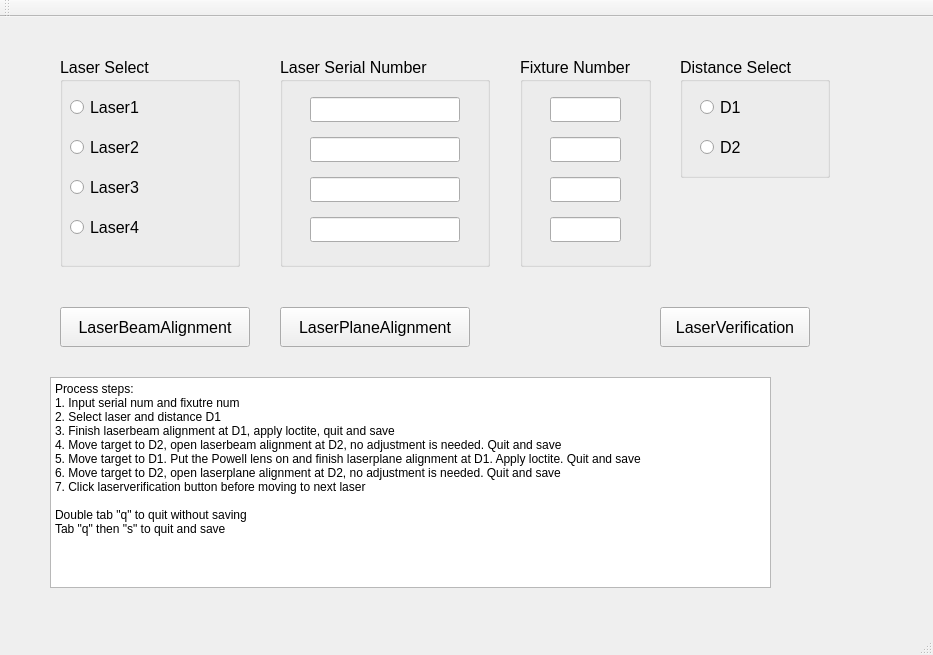
<?xml version="1.0" encoding="UTF-8"?>
<ui version="4.0">
 <class>MainWindow</class>
 <widget class="QMainWindow" name="MainWindow">
  <property name="geometry">
   <rect>
    <x>0</x>
    <y>0</y>
    <width>933</width>
    <height>655</height>
   </rect>
  </property>
  <property name="windowTitle">
   <string>MainWindow</string>
  </property>
  <widget class="QWidget" name="centralWidget">
   <widget class="QGroupBox" name="groupBox_Laser">
    <property name="geometry">
     <rect>
      <x>60</x>
      <y>40</y>
      <width>180</width>
      <height>210</height>
     </rect>
    </property>
    <property name="font">
     <font>
      <pointsize>12</pointsize>
     </font>
    </property>
    <property name="title">
     <string>Laser Select</string>
    </property>
    <widget class="QRadioButton" name="radioButton_L1">
     <property name="geometry">
      <rect>
       <x>10</x>
       <y>40</y>
       <width>100</width>
       <height>21</height>
      </rect>
     </property>
     <property name="text">
      <string>Laser1</string>
     </property>
    </widget>
    <widget class="QRadioButton" name="radioButton_L2">
     <property name="geometry">
      <rect>
       <x>10</x>
       <y>80</y>
       <width>100</width>
       <height>21</height>
      </rect>
     </property>
     <property name="text">
      <string>Laser2</string>
     </property>
    </widget>
    <widget class="QRadioButton" name="radioButton_L3">
     <property name="geometry">
      <rect>
       <x>10</x>
       <y>120</y>
       <width>100</width>
       <height>21</height>
      </rect>
     </property>
     <property name="text">
      <string>Laser3</string>
     </property>
    </widget>
    <widget class="QRadioButton" name="radioButton_L4">
     <property name="geometry">
      <rect>
       <x>10</x>
       <y>160</y>
       <width>100</width>
       <height>21</height>
      </rect>
     </property>
     <property name="text">
      <string>Laser4</string>
     </property>
    </widget>
   </widget>
   <widget class="QGroupBox" name="groupBox_SerialNum">
    <property name="geometry">
     <rect>
      <x>280</x>
      <y>40</y>
      <width>210</width>
      <height>210</height>
     </rect>
    </property>
    <property name="font">
     <font>
      <pointsize>12</pointsize>
     </font>
    </property>
    <property name="title">
     <string>Laser Serial Number</string>
    </property>
    <widget class="QLineEdit" name="lineEdit_L4">
     <property name="geometry">
      <rect>
       <x>30</x>
       <y>160</y>
       <width>150</width>
       <height>25</height>
      </rect>
     </property>
    </widget>
    <widget class="QLineEdit" name="lineEdit_L3">
     <property name="geometry">
      <rect>
       <x>30</x>
       <y>120</y>
       <width>150</width>
       <height>25</height>
      </rect>
     </property>
    </widget>
    <widget class="QLineEdit" name="lineEdit_L2">
     <property name="geometry">
      <rect>
       <x>30</x>
       <y>80</y>
       <width>150</width>
       <height>25</height>
      </rect>
     </property>
    </widget>
    <widget class="QLineEdit" name="lineEdit_L1">
     <property name="geometry">
      <rect>
       <x>30</x>
       <y>40</y>
       <width>150</width>
       <height>25</height>
      </rect>
     </property>
    </widget>
   </widget>
   <widget class="QGroupBox" name="groupBox_SerialNum_2">
    <property name="geometry">
     <rect>
      <x>520</x>
      <y>40</y>
      <width>131</width>
      <height>210</height>
     </rect>
    </property>
    <property name="font">
     <font>
      <pointsize>12</pointsize>
     </font>
    </property>
    <property name="title">
     <string>Fixture Number</string>
    </property>
    <widget class="QLineEdit" name="lineEdit_F4">
     <property name="geometry">
      <rect>
       <x>30</x>
       <y>160</y>
       <width>71</width>
       <height>25</height>
      </rect>
     </property>
    </widget>
    <widget class="QLineEdit" name="lineEdit_F3">
     <property name="geometry">
      <rect>
       <x>30</x>
       <y>120</y>
       <width>71</width>
       <height>25</height>
      </rect>
     </property>
    </widget>
    <widget class="QLineEdit" name="lineEdit_F2">
     <property name="geometry">
      <rect>
       <x>30</x>
       <y>80</y>
       <width>71</width>
       <height>25</height>
      </rect>
     </property>
    </widget>
    <widget class="QLineEdit" name="lineEdit_F1">
     <property name="geometry">
      <rect>
       <x>30</x>
       <y>40</y>
       <width>71</width>
       <height>25</height>
      </rect>
     </property>
    </widget>
   </widget>
   <widget class="QGroupBox" name="groupBox_Distance">
    <property name="geometry">
     <rect>
      <x>680</x>
      <y>40</y>
      <width>150</width>
      <height>121</height>
     </rect>
    </property>
    <property name="font">
     <font>
      <pointsize>12</pointsize>
     </font>
    </property>
    <property name="title">
     <string>Distance Select</string>
    </property>
    <widget class="QRadioButton" name="radioButton_D1">
     <property name="geometry">
      <rect>
       <x>20</x>
       <y>40</y>
       <width>100</width>
       <height>21</height>
      </rect>
     </property>
     <property name="text">
      <string>D1</string>
     </property>
    </widget>
    <widget class="QRadioButton" name="radioButton_D2">
     <property name="geometry">
      <rect>
       <x>20</x>
       <y>80</y>
       <width>100</width>
       <height>21</height>
      </rect>
     </property>
     <property name="text">
      <string>D2</string>
     </property>
    </widget>
   </widget>
   <widget class="QPushButton" name="pushButton_LaserBeam">
    <property name="geometry">
     <rect>
      <x>60</x>
      <y>290</y>
      <width>190</width>
      <height>40</height>
     </rect>
    </property>
    <property name="font">
     <font>
      <pointsize>12</pointsize>
     </font>
    </property>
    <property name="text">
     <string>LaserBeamAlignment</string>
    </property>
   </widget>
   <widget class="QPushButton" name="pushButton_LaserPlane">
    <property name="geometry">
     <rect>
      <x>280</x>
      <y>290</y>
      <width>190</width>
      <height>40</height>
     </rect>
    </property>
    <property name="font">
     <font>
      <pointsize>12</pointsize>
     </font>
    </property>
    <property name="text">
     <string>LaserPlaneAlignment</string>
    </property>
   </widget>
   <widget class="QPushButton" name="pushButton_LaserVerification">
    <property name="enabled">
     <bool>true</bool>
    </property>
    <property name="geometry">
     <rect>
      <x>660</x>
      <y>290</y>
      <width>150</width>
      <height>40</height>
     </rect>
    </property>
    <property name="font">
     <font>
      <pointsize>12</pointsize>
     </font>
    </property>
    <property name="text">
     <string>LaserVerification</string>
    </property>
   </widget>
   <widget class="QTextEdit" name="textEdit">
    <property name="geometry">
     <rect>
      <x>50</x>
      <y>360</y>
      <width>721</width>
      <height>211</height>
     </rect>
    </property>
    <property name="html">
     <string>&lt;!DOCTYPE HTML PUBLIC &quot;-//W3C//DTD HTML 4.0//EN&quot; &quot;http://www.w3.org/TR/REC-html40/strict.dtd&quot;&gt;
&lt;html&gt;&lt;head&gt;&lt;meta name=&quot;qrichtext&quot; content=&quot;1&quot; /&gt;&lt;style type=&quot;text/css&quot;&gt;
p, li { white-space: pre-wrap; }
&lt;/style&gt;&lt;/head&gt;&lt;body style=&quot; font-family:'Sans Serif'; font-size:9pt; font-weight:400; font-style:normal;&quot;&gt;
&lt;p style=&quot; margin-top:0px; margin-bottom:0px; margin-left:0px; margin-right:0px; -qt-block-indent:0; text-indent:0px;&quot;&gt;Process steps:&lt;/p&gt;
&lt;p style=&quot; margin-top:0px; margin-bottom:0px; margin-left:0px; margin-right:0px; -qt-block-indent:0; text-indent:0px;&quot;&gt;1. Input serial num and fixutre num&lt;/p&gt;
&lt;p style=&quot; margin-top:0px; margin-bottom:0px; margin-left:0px; margin-right:0px; -qt-block-indent:0; text-indent:0px;&quot;&gt;2. Select laser and distance D1&lt;/p&gt;
&lt;p style=&quot; margin-top:0px; margin-bottom:0px; margin-left:0px; margin-right:0px; -qt-block-indent:0; text-indent:0px;&quot;&gt;3. Finish laserbeam alignment at D1, apply loctite, quit and save&lt;/p&gt;
&lt;p style=&quot; margin-top:0px; margin-bottom:0px; margin-left:0px; margin-right:0px; -qt-block-indent:0; text-indent:0px;&quot;&gt;4. Move target to D2, open laserbeam alignment at D2, no adjustment is needed. Quit and save&lt;/p&gt;
&lt;p style=&quot; margin-top:0px; margin-bottom:0px; margin-left:0px; margin-right:0px; -qt-block-indent:0; text-indent:0px;&quot;&gt;5. Move target to D1. Put the Powell lens on and finish laserplane alignment at D1. Apply loctite. Quit and save&lt;/p&gt;
&lt;p style=&quot; margin-top:0px; margin-bottom:0px; margin-left:0px; margin-right:0px; -qt-block-indent:0; text-indent:0px;&quot;&gt;6. Move target to D2, open laserplane alignment at D2, no adjustment is needed. Quit and save&lt;/p&gt;
&lt;p style=&quot; margin-top:0px; margin-bottom:0px; margin-left:0px; margin-right:0px; -qt-block-indent:0; text-indent:0px;&quot;&gt;7. Click laserverification button before moving to next laser&lt;/p&gt;
&lt;p style=&quot;-qt-paragraph-type:empty; margin-top:0px; margin-bottom:0px; margin-left:0px; margin-right:0px; -qt-block-indent:0; text-indent:0px;&quot;&gt;&lt;br /&gt;&lt;/p&gt;
&lt;p style=&quot; margin-top:0px; margin-bottom:0px; margin-left:0px; margin-right:0px; -qt-block-indent:0; text-indent:0px;&quot;&gt;Double tab &amp;quot;q&amp;quot; to quit without saving&lt;/p&gt;
&lt;p style=&quot; margin-top:0px; margin-bottom:0px; margin-left:0px; margin-right:0px; -qt-block-indent:0; text-indent:0px;&quot;&gt;Tab &amp;quot;q&amp;quot; then &amp;quot;s&amp;quot; to quit and save&lt;/p&gt;
&lt;p style=&quot;-qt-paragraph-type:empty; margin-top:0px; margin-bottom:0px; margin-left:0px; margin-right:0px; -qt-block-indent:0; text-indent:0px;&quot;&gt;&lt;br /&gt;&lt;/p&gt;&lt;/body&gt;&lt;/html&gt;</string>
    </property>
   </widget>
  </widget>
  <widget class="QMenuBar" name="menuBar">
   <property name="geometry">
    <rect>
     <x>0</x>
     <y>0</y>
     <width>933</width>
     <height>20</height>
    </rect>
   </property>
  </widget>
  <widget class="QToolBar" name="mainToolBar">
   <attribute name="toolBarArea">
    <enum>TopToolBarArea</enum>
   </attribute>
   <attribute name="toolBarBreak">
    <bool>false</bool>
   </attribute>
  </widget>
  <widget class="QStatusBar" name="statusBar"/>
 </widget>
 <layoutdefault spacing="6" margin="11"/>
 <resources/>
 <connections/>
</ui>
